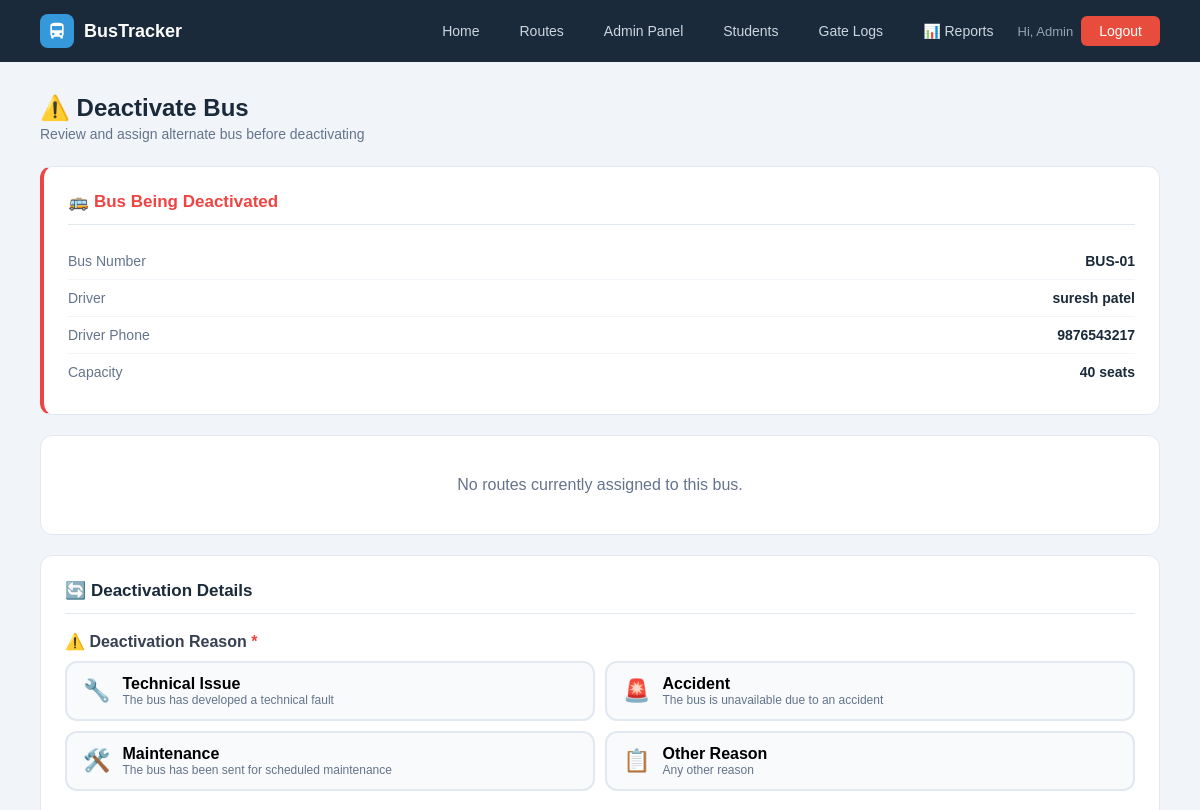
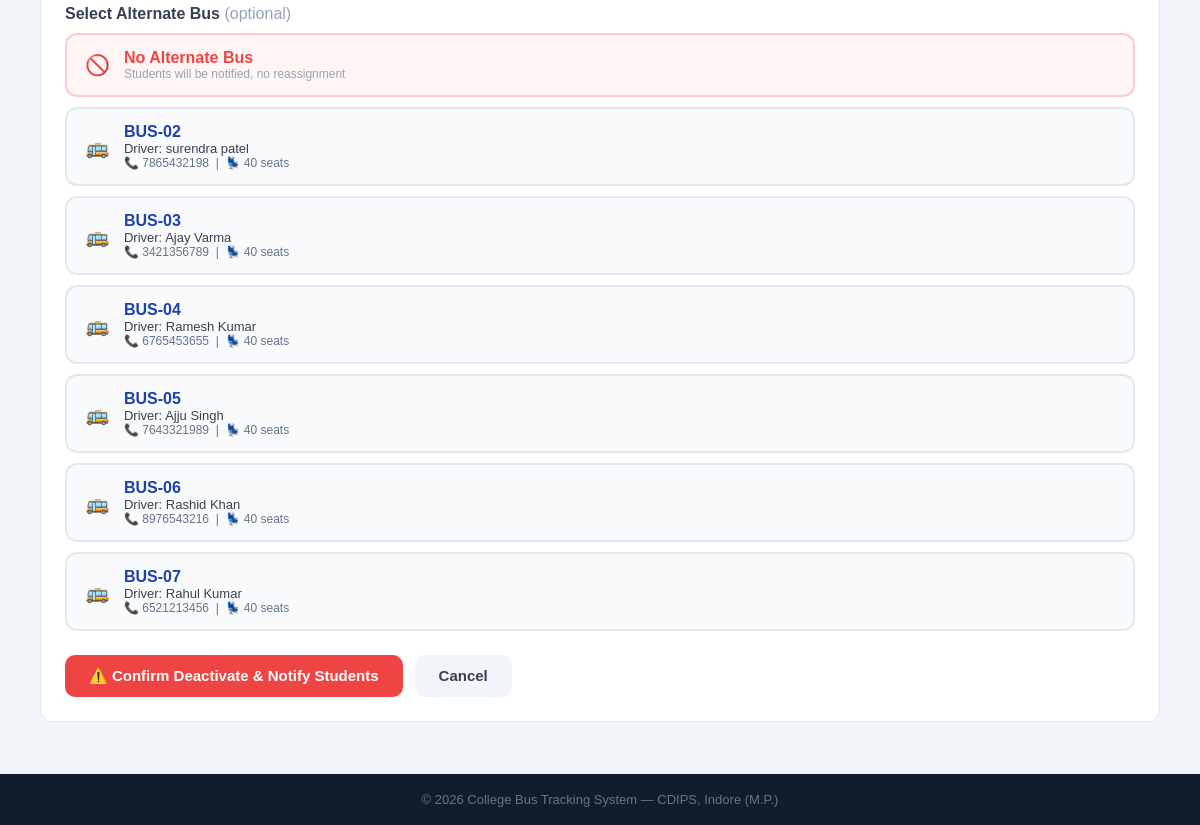
The app's page /admin/bus-status/20/inactive (signed in), older data (2 pictures, top to bottom).
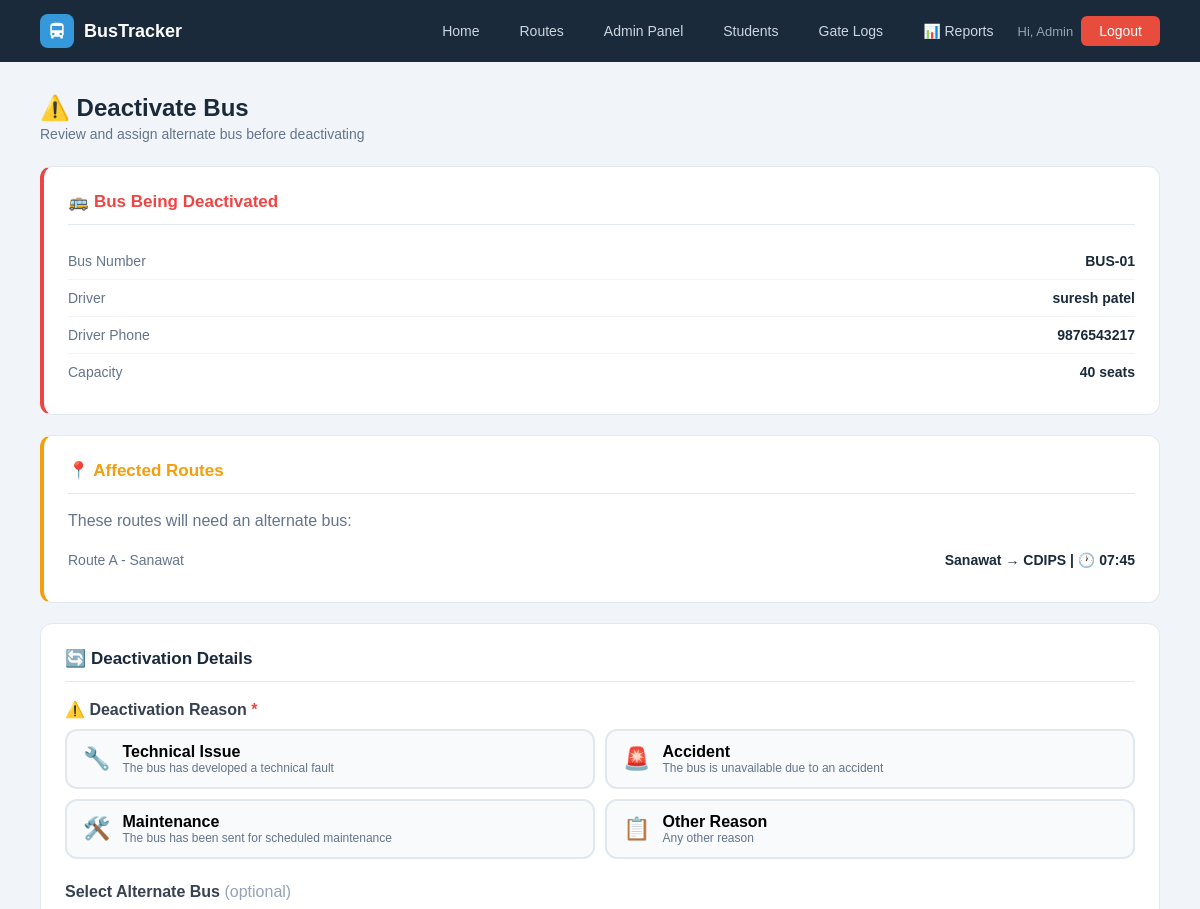
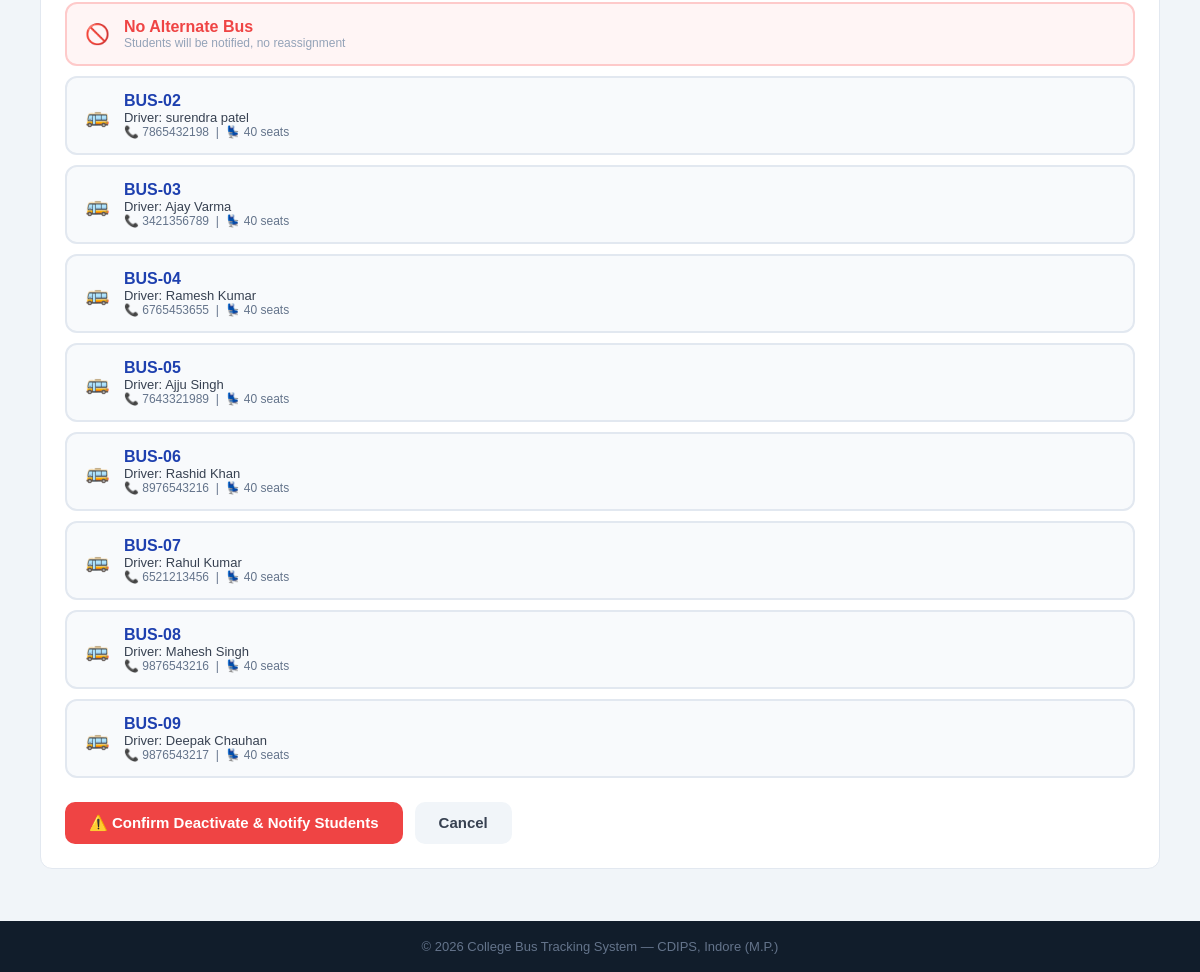
The same page, newer data (2 pictures, top to bottom).
### tables this page shows
CREATE TABLE buses (
        id INTEGER PRIMARY KEY AUTOINCREMENT,
        bus_number TEXT UNIQUE NOT NULL, driver_name TEXT NOT NULL,
        driver_phone TEXT, capacity INTEGER DEFAULT 40,
        status TEXT DEFAULT 'active',
        current_lat REAL DEFAULT 22.7196, current_lng REAL DEFAULT 75.8577, driver_address TEXT);

CREATE TABLE routes (
        id INTEGER PRIMARY KEY AUTOINCREMENT,
        route_name TEXT NOT NULL, bus_id INTEGER,
        start_point TEXT, end_point TEXT,
        departure_time TEXT, arrival_time TEXT, stops TEXT, original_bus_id INTEGER,
        FOREIGN KEY(bus_id) REFERENCES buses(id));

### app.py (the view, shortened to what this page needs)
@app.route('/admin/bus-status/<int:bid>/<status>', methods=['GET','POST'])
@admin_required
def bus_status(bid, status):
    db = get_db()
    bus = db.execute("SELECT * FROM buses WHERE id=?", (bid,)).fetchone()
    if not bus:
        flash('Bus not found.', 'error')
        db.close()
        return redirect(url_for('admin_dashboard'))
    if status == 'inactive':
        if request.method == 'GET':
            affected_routes = db.execute(
                "SELECT * FROM routes WHERE bus_id=?", (bid,)
            ).fetchall()
            active_buses = db.execute(
                "SELECT * FROM buses WHERE status='active' AND id!=?", (bid,)
            ).fetchall()
            db.close()
            return render_template(
                'deactivate_confirm.html',
                bus=bus,
                affected_routes=affected_routes,
                active_buses=active_buses
            )
    return redirect(url_for('admin_dashboard')+'#buses')

### app.py (called while the page is built, shortened)
def get_db():
    conn = sqlite3.connect(DB)
    conn.row_factory = sqlite3.Row
    return conn

def admin_required(f):
    @wraps(f)
    def dec(*a, **kw):
        if 'admin' not in session:
            flash('Admin access required.', 'error')
            return redirect(url_for('admin_login'))
        return f(*a, **kw)
    return dec

@app.context_processor
def inject_notifications():
    return dict(notifications=[], unread_count=0)

### templates/deactivate_confirm.html (shortened to what the changed rows need)
{% extends "base.html" %}
{% block content %}
<div class="page">
    <div class="page-header">
        <h1>⚠️ Deactivate Bus</h1>
    </div>
    <div class="panel" style="border-left: 4px solid #ef4444;">
        <h2 style="color:#ef4444;">🚌 Bus Being Deactivated</h2>
    </div>
    {% if affected_routes %}
    <div class="panel" style="border-left: 4px solid #f59e0b;">
        <h2 style="color:#f59e0b;">📍 Affected Routes</h2>
        <p style="color:#64748b;margin-bottom:12px;">These routes will need an alternate bus:</p>
        {% for r in affected_routes %}
        <div class="info-row">
            <span class="key">{{ r.route_name }}</span>
            <span class="val">{{ r.start_point }} → {{ r.end_point }} | 🕐 {{ r.departure_time }}</span>
        </div>
        {% endfor %}
    </div>
    {% else %}
    <div class="panel">
        <p style="color:#64748b;text-align:center;padding:16px;">No routes currently assigned to this bus.</p>
    </div>
    {% endif %}
    <div class="panel">
        <h2>🔄 Deactivation Details</h2>
        <form method="POST" action="{{ url_for('bus_status', bid=bus.id, status='inactive') }}">
            <div style="margin-bottom:20px;">
                {% if active_buses %}
                <div class="alt-bus-list">
                    {% for b in active_buses %}
                    <label class="alt-bus-option">
                        <div class="alt-bus-card">
                            <span style="font-size:20px">🚌</span>
                            <div>
                                <div style="font-weight:600;color:#1e40af;">{{ b.bus_number }}</div>
                                <div style="font-size:13px;color:#374151;">Driver: {{ b.driver_name }}</div>
                                <div style="font-size:12px;color:#64748b;">📞 {{ b.driver_phone or 'N/A' }} &nbsp;|&nbsp; 💺 {{ b.capacity }} seats</div>
                            </div>
                        </div>
                    </label>
                    {% endfor %}
                </div>
                {% else %}
                <div style="background:#fef2f2;border:1px solid #fecaca;border-radius:10px;padding:16px;color:#dc2626;">
                    ❌ No active buses available for alternate assignment.
                </div>
                {% endif %}
            </div>
        </form>
    </div>
</div>
{% endblock %}

Row changes from the older to the newer data that the page shows:
added routes: route_name "Route A - Sanawat", start_point "Sanawat", end_point "CDIPS", departure_time "07:45"
added buses: bus_number "BUS-08", driver_name "Mahesh Singh", driver_phone "9876543216", capacity "40"
added buses: bus_number "BUS-09", driver_name "Deepak Chauhan", driver_phone "9876543217", capacity "40"
Text that changed along with them:
text no longer shown: "No routes currently assigned to this bus."
text now shown: "📍 Affected Routes These routes will need an alternate bus:"
